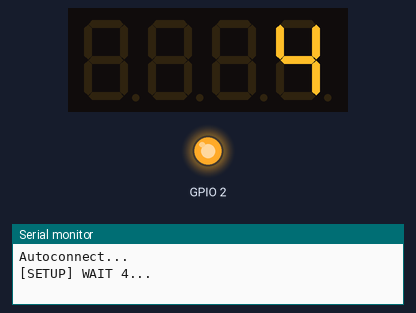
This sketch was run on a simulated ESP8266 (NodeMCU). Parts: 4-digit seven-segment display, output pins drawn as LEDs (lit = HIGH, except the on-board LED, lit = LOW), the last lines printed to the serial monitor. WiFi joins after 1.5 s; servers stay silent unless stated; uploads are accepted with an empty reply.

Above: at 1.6 s.
At 2.6 s:
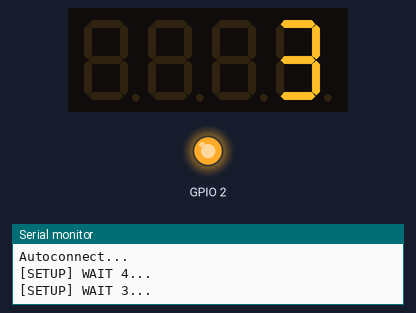
At 4.6 s:
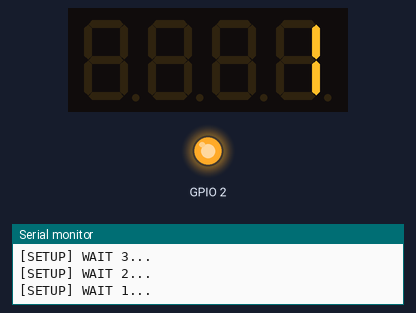
At 6.0 s:
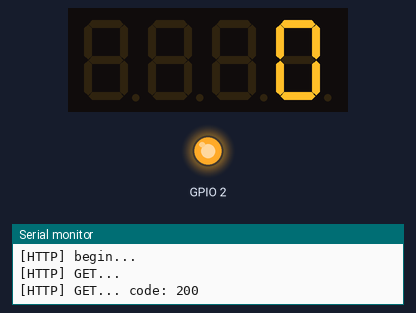
Timing chart, 0 to 7.5 s (numbered marks = the images above):
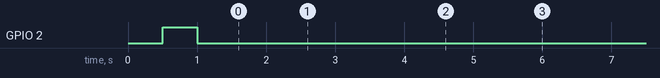

The sketch:

solarmeterwithwifimanager.ino
```cpp
#include <Arduino.h>
#include <ArduinoJson.h>
#include <ESP8266WiFi.h>
#include <ESP8266WiFiMulti.h>
#include <ESP8266HTTPClient.h>
#include <TM1637Display.h>
#include <WiFiManager.h>
#include <Ticker.h>


#define USE_SERIAL Serial

#define CLK 4  //D2
#define DIO 5  //D1

const int sleepSeconds = 1;

const String url = "/solar_api/v1/GetInverterRealtimeData.fcgi?Scope=System";
String fullUrl = "";
int retryCount = 0;

WiFiManager wifiManager;
ESP8266WiFiMulti WiFiMulti;
Ticker ticker;

TM1637Display display(CLK, DIO);

void showNum(int n)
{
  display.setBrightness(0x0f); //need this or nothing displayed
  display.showNumberDec(n, false, 4, 0);
}

void showNumDim(int n)
{
  display.setBrightness(0x00);
  display.showNumberDec(n, false, 4, 0);
}

void displayOff()
{
  display.setBrightness(0x00,false);
}

void tick()
{
  //toggle state
  int state = digitalRead(BUILTIN_LED);
  digitalWrite(BUILTIN_LED, !state);
}

void doDelays() {
  long endMs = millis() + 1000;
  while (millis() < endMs) {
    yield();
  }
}
void setup() {
  //set led pin as output
  pinMode(BUILTIN_LED, OUTPUT);
  ticker.attach(0.5, tick);
  displayOff();

  USE_SERIAL.begin(115200);

  USE_SERIAL.println();
  USE_SERIAL.println();
  USE_SERIAL.println();

  USE_SERIAL.println("Autoconnect...");
  wifiManager.setAPCallback(configModeCallback);
  WiFiManagerParameter custom_text("<p>Solar Power Meter by Paul</p>");
  wifiManager.addParameter(&custom_text);
  if (!wifiManager.autoConnect("Solar-Meter", "password")) {
    USE_SERIAL.println("failed to connect and hit timeout. Resetting...");
    ESP.reset();
    delay(1000);
  }

  ticker.detach();
  //keep LED on
  digitalWrite(BUILTIN_LED, LOW);

  for (uint8_t t = 4; t > 0; t--) {
    showNum(t);
    USE_SERIAL.printf("[SETUP] WAIT %d...\n", t);
    USE_SERIAL.flush();
    delay(1000);
  }

  USE_SERIAL.println(WiFi.localIP());
  fullUrl = findIp();
}

void configModeCallback (WiFiManager *myWiFiManager) {
  USE_SERIAL.println("Entered config mode");
  USE_SERIAL.println(WiFi.softAPIP());
  USE_SERIAL.println(myWiFiManager->getConfigPortalSSID());
  ticker.attach(0.2, tick);
}

int parseJson(String payload) {
  DynamicJsonBuffer jsonBuffer;
  JsonObject& root = jsonBuffer.parseObject(payload);
  int watts = root["Body"]["Data"]["PAC"]["Values"]["1"];
  return watts;
}

String findIp() {
  String network = String(WiFi.localIP()[0])+"."+String(WiFi.localIP()[1])+"."+String(WiFi.localIP()[2])+".";
  USE_SERIAL.println("Scanning: " + network);

  HTTPClient http;
  http.setTimeout(500);

  for (int x=0;x<5;x++) {
    for (int i=1;i<255;i++) {
      String ip = network + String(i);
      String fullUrl = "http://" + ip + url;
      USE_SERIAL.println("Checking: " + fullUrl);
      http.begin(fullUrl);
      int httpCode = http.GET();
      if (httpCode == 200) {
        USE_SERIAL.println("200 Success");
        http.end();
        return fullUrl;
      } else {
        USE_SERIAL.println(String(httpCode) + " Fail");
      }
      http.end();
    }
  }
}

void loop() {
  // wait for WiFi connection
  if ((WiFiMulti.run() == WL_CONNECTED)) {

    HTTPClient http;

    USE_SERIAL.print("[HTTP] begin...\n");
    http.begin(fullUrl); //HTTP

    USE_SERIAL.print("[HTTP] GET...\n");
    // start connection and send HTTP header
      int httpCode = http.GET();

    // httpCode will be negative on error
    if (httpCode > 0) {
      // HTTP header has been send and Server response header has been handled
      USE_SERIAL.printf("[HTTP] GET... code: %d\n", httpCode);

      // file found at server
      if (httpCode == HTTP_CODE_OK) {
        String payload = http.getString();
        int watts = parseJson(payload);
        showNum(watts);
        USE_SERIAL.println(String(watts));
      }
      retryCount =0;
    } else {
      USE_SERIAL.printf("[HTTP] GET... failed, error: %s\n", http.errorToString(httpCode).c_str());

      if (retryCount < 1)
      {
        showNumDim(0);
      }
      else if (retryCount < 10)
      {
        displayOff();
      }
      retryCount += 1;
    }
    http.end();

  }
   doDelays();
}
```

Measured:
- what the display in image 0 shows lasts 1.0 s, from 1.5 s to 2.5 s
- what the display in image 2 shows lasts 1.4 s, from 4.6 s to 6.0 s
